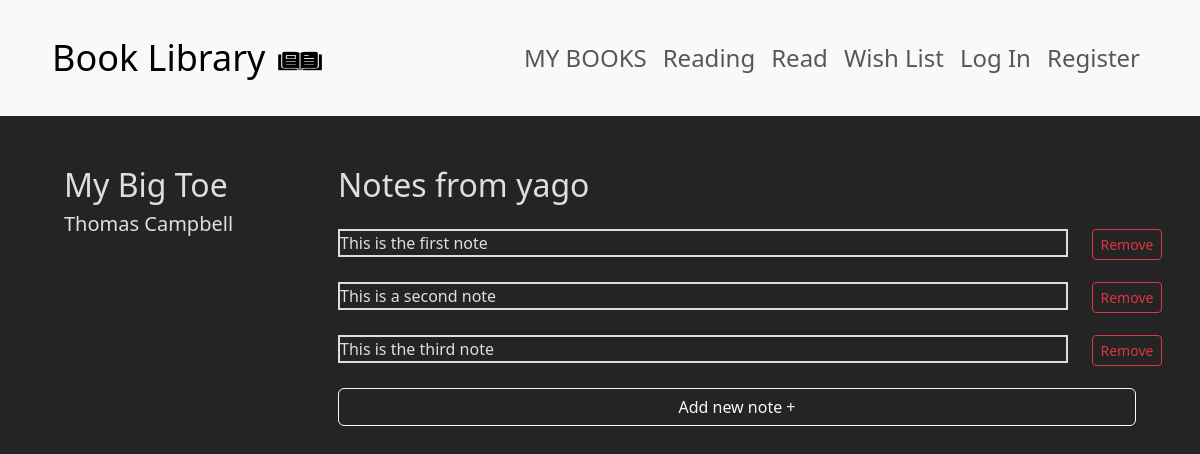
/detail_view/4/2, run on an earlier commit of the app's database.
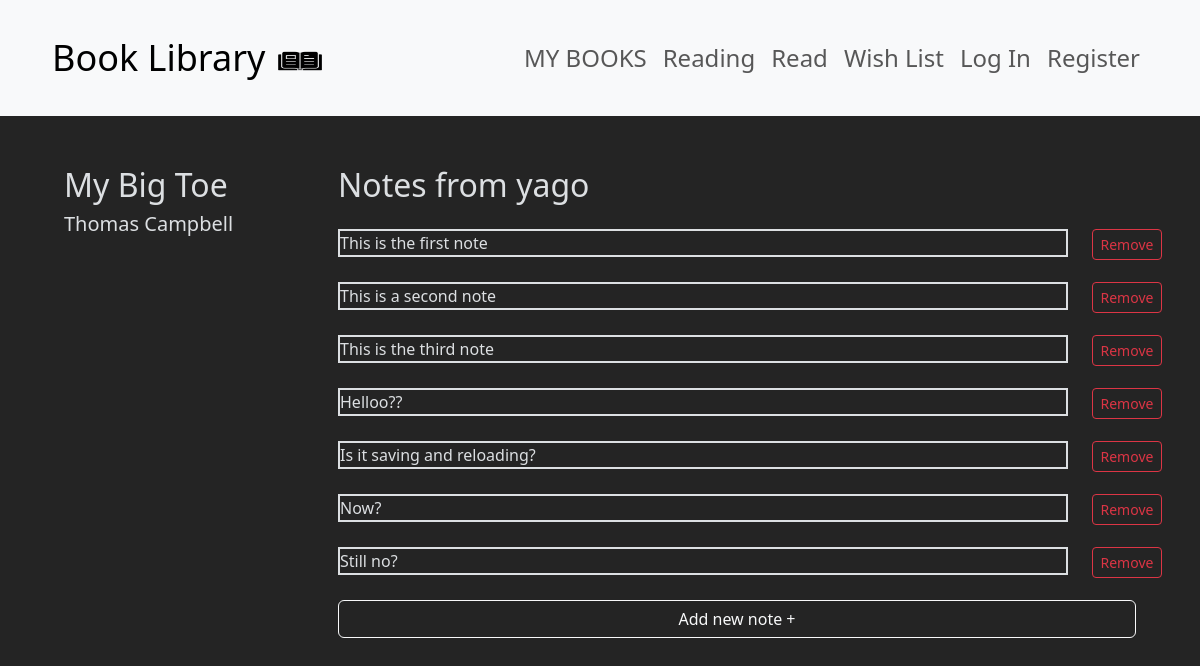
And on a later commit of the database.
### book_library/models.py (models this page shows, shortened)
class Note(models.Model):
    user = models.ForeignKey(User, blank=False, null=False, on_delete=models.CASCADE, related_name="note_user")
    book = models.ForeignKey(Book, blank=False, null=False, on_delete=models.CASCADE, related_name="note_book")
    text = models.TextField(blank=False, null=False, max_length=512)

### book_library/views.py (the view)
# urls.py: path("detail_view/<int:user_id>/<int:book_id>", views.detail_view, name="detail_view"),
def detail_view(request, user_id, book_id):
    current_user = User.objects.get(id=user_id)
    current_book = Book.objects.get(id=book_id)
    notes = Note.objects.filter(book=current_book, user=current_user)
    context = {'current_user': current_user, 'current_book': current_book, 'notes': notes}
    return render(request, "book_library/detail_view.html", context)

### book_library/templates/book_library/detail_view.html (shortened to what this page needs)
{% extends "book_library/layout.html" %}
{% load static %}
{% block body %}
<div class="container detail-view-note-div">
    <div class="row">
        <div class="col-3">
            <h2>{{ current_book.title }}</h2>
            <h5>{{ current_book.author }}</h4>
        </div>
        <div class="col-9">
            <h3>Notes from {{ current_user.username }}</h3>
            <ul>
                {% for note in notes %}
                <div class="container-flex">
                    <div class="row">
                        <div class="col-11">
                            <li class="note">{{ note.text }}</li>
                        </div>
                        <div class="col-1">
                            <button class="btn btn-sm btn-outline-danger remove-note-button" id="{{ note.id }}">Remove</button>
                        </div>
                    </div>
                </div>
                {% endfor %}
            </ul>
            <div class="row" id="this-row">
                <div class="col">
                    <div class="d-grid gap-2" id="div-to-replace">
                        <button class="btn btn-outline-light" id="add-new-note-button">Add new note +</button>
                    </div>
                </div>
            </div>
        </div>
</div>
{% endblock %}

What changed in the data, as far as the page shows it:
added Note: text "Helloo??"
added Note: text "Is it saving and reloading?"
added Note: text "Now?"
added Note: text "Still no?"
